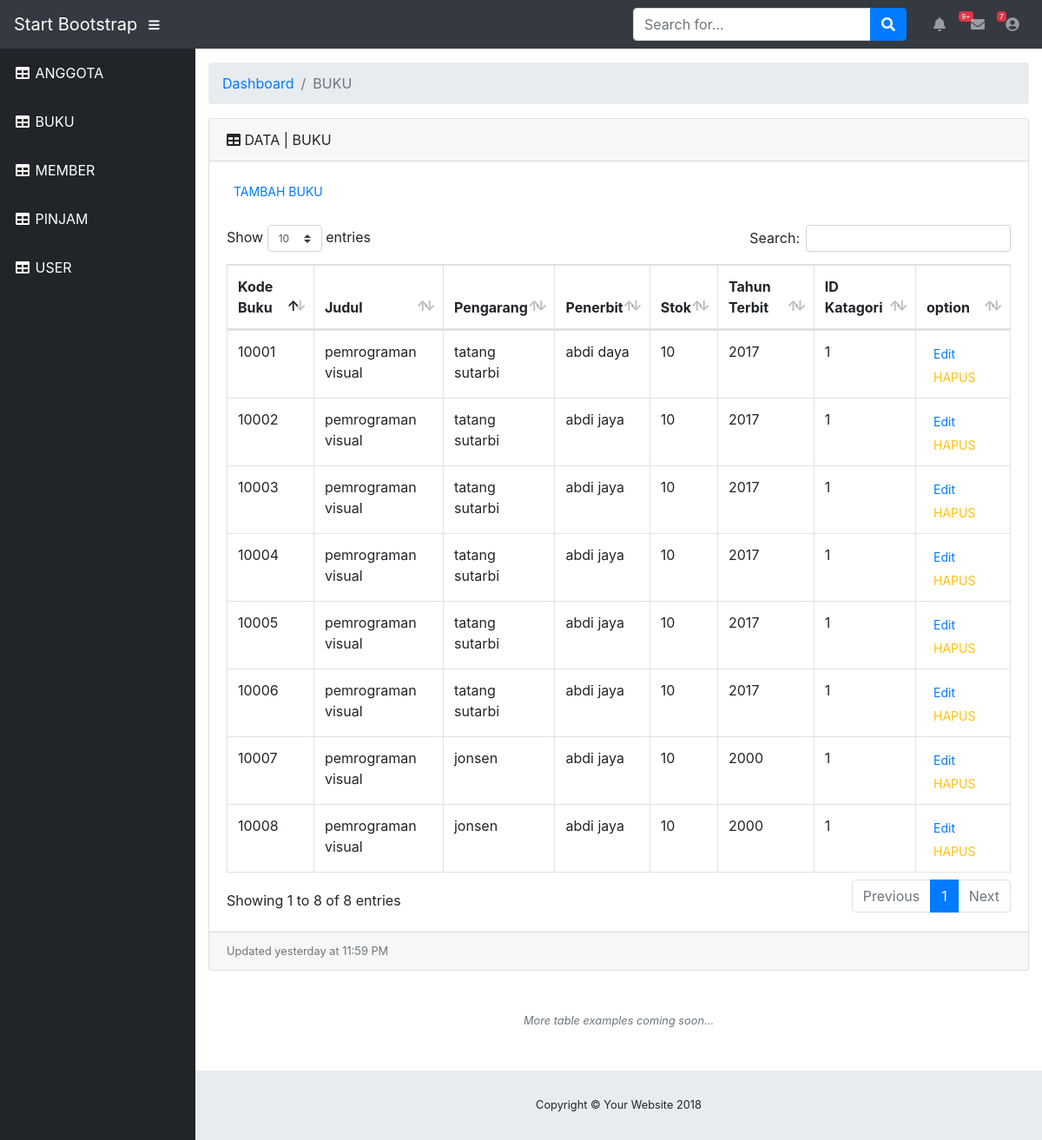
Page /index.php/laporan/buku on the committed database.
### tables this page shows
CREATE TABLE `buku` (
  `kd_buku` int(10) NOT NULL,
  `judul` varchar(50) DEFAULT NULL,
  `pengarang` varchar(50) DEFAULT NULL,
  `penerbit` varchar(50) DEFAULT NULL,
  `stok` int(11) DEFAULT NULL,
  `th_terbit` int(11) DEFAULT NULL,
  `id_kategori` int(11) DEFAULT NULL
);

### application/controllers/laporan.php (called while the page is built, shortened)
<?php
class Laporan extends CI_controller{
	function __construct()
    {
        $this->load->library('form_validation');
        $this->load->database();
        $this->load->helper('form');
        $this->load->helper('url');
        $this->load->model('user_model');
    }
	public function buku(){
        $this->load->model('user_model');
        $data['buku'] = $this->user_model->list_table2()->result();
        $this->load->view('buku',$data);
    }
}
?>

### index.php (called while the page is built, shortened)
<?php
require_once BASEPATH.'core/CodeIgniter.php';

### application/models/user_model.php (called while the page is built, shortened)
<?php
class User_model extends CI_Model {
  function list_table2()
  {
    return $this->db->get('buku');
  }
}
?>

### application/views/buku.php (the view, shortened to what this page needs)
<!DOCTYPE html>
<html lang="en">
  <head>
    <link href="<?php echo base_url(''); ?>assets/vendor/bootstrap/css/bootstrap.min.css" rel="stylesheet">
    <link href="<?php echo base_url(''); ?>assets/vendor/fontawesome-free/css/all.min.css" rel="stylesheet" type="text/css">
    <link href="<?php echo base_url(''); ?>assets/vendor/datatables/dataTables.bootstrap4.css" rel="stylesheet">
    <link href="<?php echo base_url(''); ?>assets/css/sb-admin.css" rel="stylesheet">
  </head>
  <body id="page-top">
    <nav class="navbar navbar-expand navbar-dark bg-dark static-top">
      <a class="navbar-brand mr-1" href="index.html">Start Bootstrap</a>
      <button class="btn btn-link btn-sm text-white order-1 order-sm-0" id="sidebarToggle" href="#">
        <i class="fas fa-bars"></i>
      </button>
      <form class="d-none d-md-inline-block form-inline ml-auto mr-0 mr-md-3 my-2 my-md-0">
        <div class="input-group">
          <input type="text" class="form-control" placeholder="Search for..." aria-label="Search" aria-describedby="basic-addon2">
          <div class="input-group-append">
            <button class="btn btn-primary" type="button">
              <i class="fas fa-search"></i>
            </button>
          </div>
        </div>
      </form>
      <ul class="navbar-nav ml-auto ml-md-0">
        <li class="nav-item dropdown no-arrow mx-1">
          <a class="nav-link dropdown-toggle" href="#" id="alertsDropdown" role="button" data-toggle="dropdown" aria-haspopup="true" aria-expanded="false">
            <i class="fas fa-bell fa-fw"></i>
            <span class="badge badge-danger">9+</span>
          </a>
        </li>
        <li class="nav-item dropdown no-arrow mx-1">
          <a class="nav-link dropdown-toggle" href="#" id="messagesDropdown" role="button" data-toggle="dropdown" aria-haspopup="true" aria-expanded="false">
            <i class="fas fa-envelope fa-fw"></i>
            <span class="badge badge-danger">7</span>
          </a>
        </li>
        <li class="nav-item dropdown no-arrow">
          <a class="nav-link dropdown-toggle" href="#" id="userDropdown" role="button" data-toggle="dropdown" aria-haspopup="true" aria-expanded="false">
            <i class="fas fa-user-circle fa-fw"></i>
          </a>
        </li>
      </ul>
    </nav>
    <div id="wrapper">
      <ul class="sidebar navbar-nav">
        <li class="nav-item active">
          <a class="nav-link" href="<?php echo base_url(''); ?>index.php/laporan/anggota">
            <i class="fas fa-fw fa-table"></i>
            <span>ANGGOTA</span></a>
        </li>
        <li class="nav-item active">
          <a class="nav-link" href="<?php echo base_url(''); ?>index.php/laporan/buku">
            <i class="fas fa-fw fa-table"></i>
            <span>BUKU</span></a>
        </li>
        <li class="nav-item active">
          <a class="nav-link" href="<?php echo base_url(''); ?>index.php/laporan/member">
            <i class="fas fa-fw fa-table"></i>
            <span>MEMBER</span></a>
        </li>
        <li class="nav-item active">
          <a class="nav-link" href="<?php echo base_url(''); ?>index.php/laporan/pinjam">
            <i class="fas fa-fw fa-table"></i>
            <span>PINJAM</span></a>
        </li>
        <li class="nav-item active">
          <a class="nav-link" href="<?php echo base_url(''); ?>index.php/laporan/user">
            <i class="fas fa-fw fa-table"></i>
            <span>USER</span></a>
        </li>
      </ul>
      <div id="content-wrapper">
        <div class="container-fluid">
          <ol class="breadcrumb">
            <li class="breadcrumb-item">
              <a href="#">Dashboard</a>
            </li>
            <li class="breadcrumb-item active">BUKU</li>
          </ol>
          <div class="card mb-3">
            <div class="card-header">
              <i class="fas fa-table"></i>
              DATA | BUKU </div>
            <div class="card-body">
              <div class="table-responsive">
                <a href="<?php echo base_url()?>index.php/laporan/tambah_buku" type="button" class="btn-sm btn-outline-primary">TAMBAH BUKU </a>
                <br>
                <br>
                <table class="table table-bordered" id="dataTable" width="100%" cellspacing="0">
                  <thead>
                    <tr>
                      <th>Kode Buku</th>
                      <th>Judul</th>
                      <th>Pengarang</th>
                      <th>Penerbit</th>
                      <th>Stok</th>
                      <th>Tahun Terbit</th>
                      <th>ID Katagori</th>
                      <th>option</th>
                    </tr>
                  </thead>
                    <tbody>
                    <?php foreach ($buku as $tbl) :?>
                     <tr>
                     <td><?php echo $tbl->kd_buku; ?></td>
                     <td><?php echo $tbl->judul; ?></td>
                     <td><?php echo $tbl->pengarang; ?></td>
                     <td><?php echo $tbl->penerbit; ?></td>
                     <td><?php echo $tbl->stok; ?></td>
                     <td><?php echo $tbl->th_terbit; ?></td>
                     <td><?php echo $tbl->id_kategori; ?></td>
                     <td>
                       <a href="<?php echo base_url()?>index.php/laporan/edit_buku/<?php echo $tbl->kd_buku ?>" type="button" class="btn-sm btn-outline-primary">Edit</a>
                       <a href="<?php echo base_url() ?>index.php/laporan/hapus_buku/<?php echo $tbl->kd_buku ?>" class="btn-sm btn-outline-warning">HAPUS</a>
                     </td>
                     </tr>
                    <?php endforeach ?>
                  </tbody>
                </table>
              </div>
            </div>
            <div class="card-footer small text-muted">Updated yesterday at 11:59 PM</div>
          </div>
          <p class="small text-center text-muted my-5">
            <em>More table examples coming soon...</em>
          </p>
        </div>
        <footer class="sticky-footer">
          <div class="container my-auto">
            <div class="copyright text-center my-auto">
              <span>Copyright © Your Website 2018</span>
            </div>
          </div>
        </footer>
      </div>
    </div>
  </body>
</html>

### assets/css/sb-admin.css (style rules this page uses)
html { position: relative; min-height: 100%; }
body { height: 100%; }
#wrapper { display: -webkit-box; display: -ms-flexbox; display: flex; }
#wrapper #content-wrapper { overflow-x: hidden; width: 100%; padding-top: 1rem; padding-bottom: 80px; }
.navbar-nav .nav-item.active .nav-link { color: #fff; }
.navbar-nav .nav-item.dropdown .dropdown-toggle::after { width: 1rem; text-align: center; float: right; vertical-align: 0; border: 0; font-weight: 900; content: '\f105'; font-family: 'Font Awesome 5 Free'; }
.navbar-nav .nav-item.dropdown.no-arrow .dropdown-toggle::after { display: none; }
.navbar-nav .nav-item .nav-link .badge { position: absolute; margin-left: 0.75rem; top: 0.3rem; font-weight: 400; font-size: 0.5rem; }
.sidebar { width: 90px !important; background-color: #212529; min-height: calc(100vh - 56px); }
.sidebar .nav-item:last-child { margin-bottom: 1rem; }
.sidebar .nav-item .nav-link { text-align: center; padding: 0.75rem 1rem; width: 90px; }
.sidebar .nav-item .nav-link span { font-size: 0.65rem; display: block; }
.sidebar .nav-item .nav-link { color: rgba(255, 255, 255, 0.5); }
@media (min-width: 768px) { .sidebar { width: 225px !important; } }
@media (min-width: 768px) { .sidebar .nav-item .nav-link { display: block; width: 100%; text-align: left; padding: 1rem; width: 225px; } }
@media (min-width: 768px) { .sidebar .nav-item .nav-link span { font-size: 1rem; display: inline; } }
:root { --input-padding-x: 0.75rem; --input-padding-y: 0.75rem; }
footer.sticky-footer { display: -webkit-box; display: -ms-flexbox; display: flex; position: absolute; right: 0; bottom: 0; width: calc(100% - 90px); height: 80px; background-color: #e9ecef; }
footer.sticky-footer .copyright { line-height: 1; font-size: 0.8rem; }
@media (min-width: 768px) { footer.sticky-footer { width: calc(100% - 225px); } }

### rows in the picture
buku: kd_buku "10001", judul "pemrograman visual", pengarang "tatang sutarbi", penerbit "abdi daya", stok "10", th_terbit "2017", id_kategori "1"
buku: kd_buku "10002", judul "pemrograman visual", pengarang "tatang sutarbi", penerbit "abdi jaya", stok "10", th_terbit "2017", id_kategori "1"
buku: kd_buku "10003", judul "pemrograman visual", pengarang "tatang sutarbi", penerbit "abdi jaya", stok "10", th_terbit "2017", id_kategori "1"
buku: kd_buku "10004", judul "pemrograman visual", pengarang "tatang sutarbi", penerbit "abdi jaya", stok "10", th_terbit "2017", id_kategori "1"
buku: kd_buku "10005", judul "pemrograman visual", pengarang "tatang sutarbi", penerbit "abdi jaya", stok "10", th_terbit "2017", id_kategori "1"
buku: kd_buku "10006", judul "pemrograman visual", pengarang "tatang sutarbi", penerbit "abdi jaya", stok "10", th_terbit "2017", id_kategori "1"
buku: kd_buku "10007", judul "pemrograman visual", pengarang "jonsen", penerbit "abdi jaya", stok "10", th_terbit "2000", id_kategori "1"
buku: kd_buku "10008", judul "pemrograman visual", pengarang "jonsen", penerbit "abdi jaya", stok "10", th_terbit "2000", id_kategori "1"
